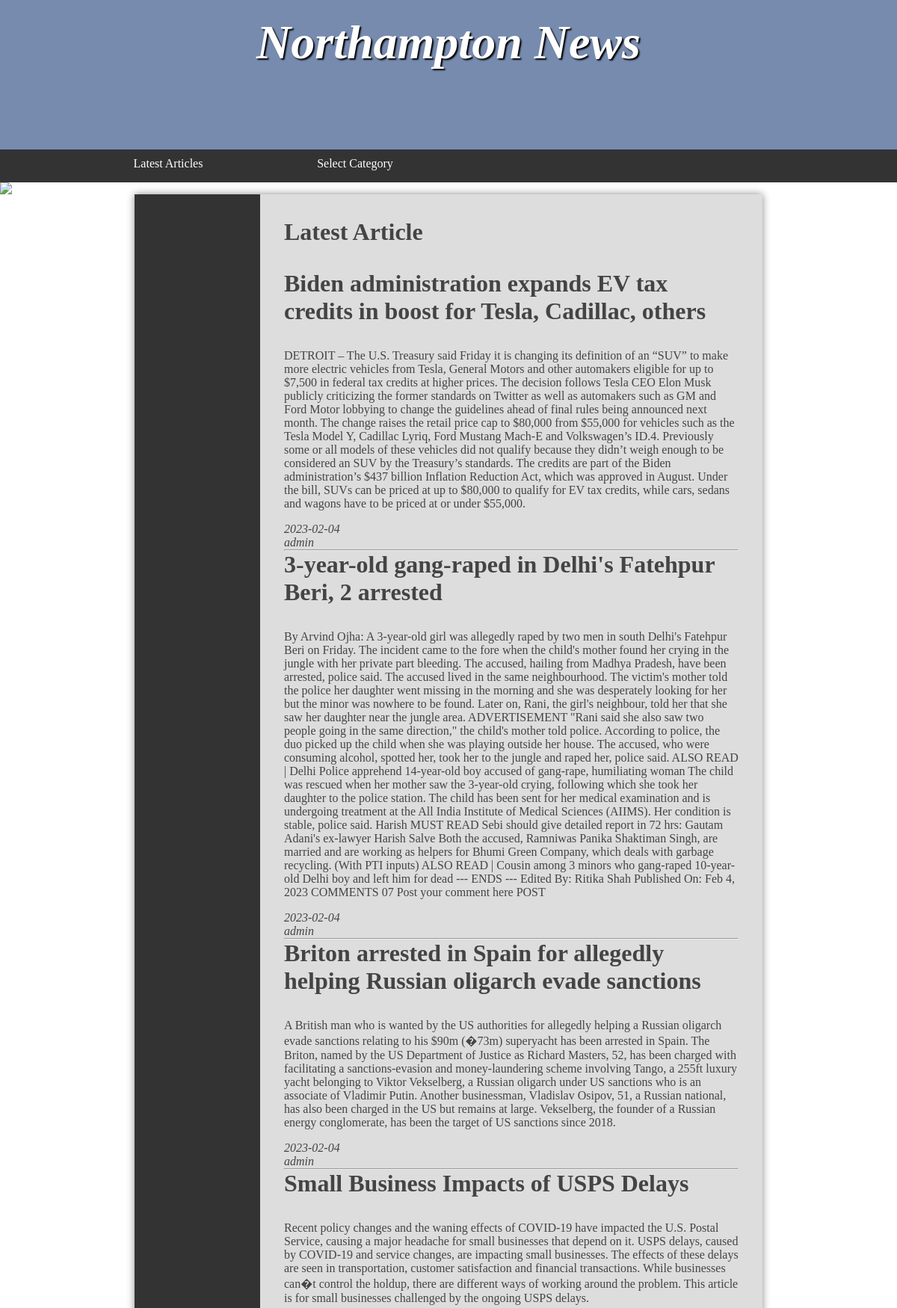
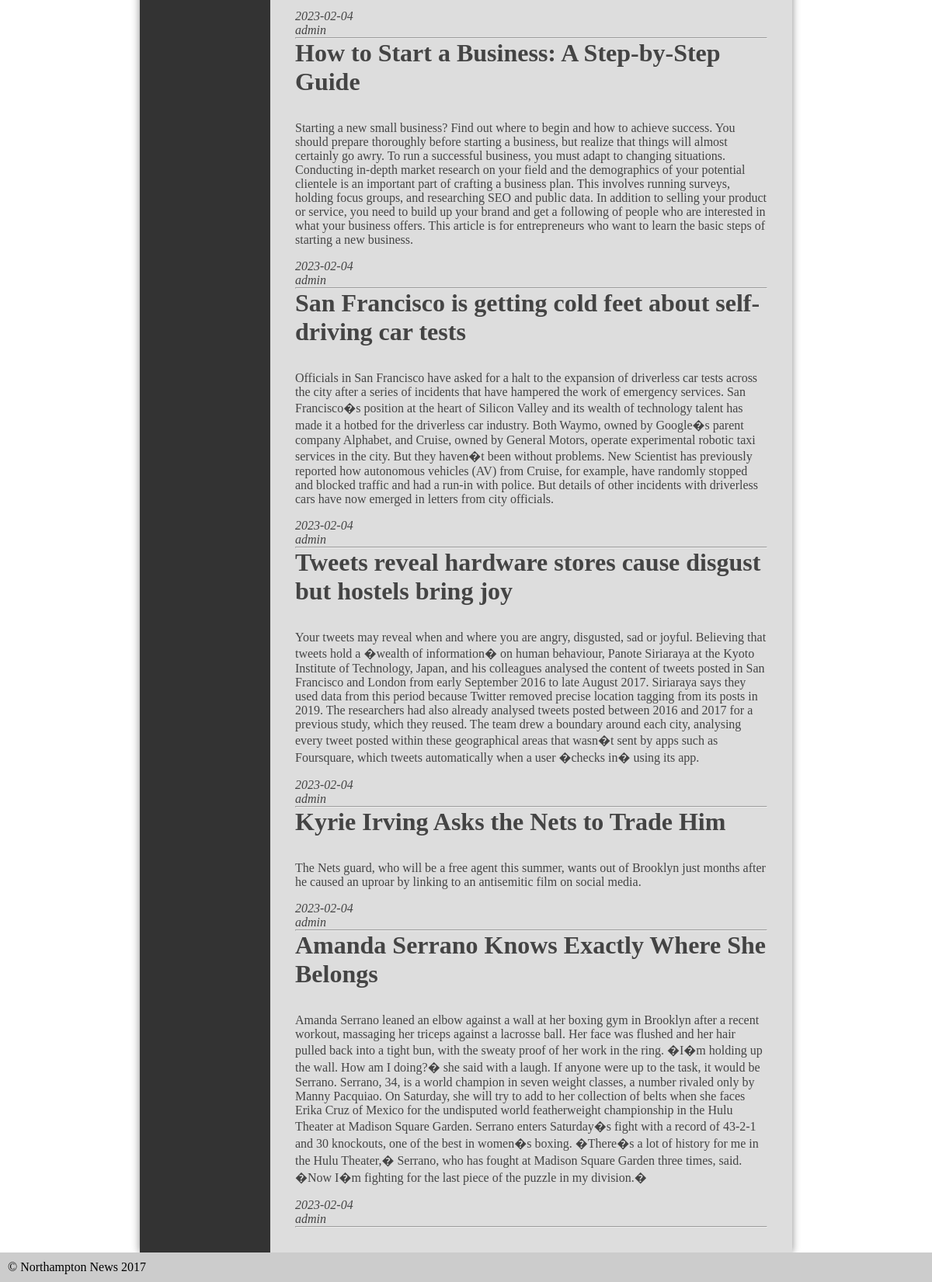
/assignment/user/latest.php, run on the app's committed database (2 pictures, top to bottom).
### tables this page shows
CREATE TABLE `article` (
  `article_Id` int NOT NULL AUTO_INCREMENT,
  `title` varchar(255) NOT NULL,
  `content` mediumblob NOT NULL,
  `date` date NOT NULL,
  `categoryId` int NOT NULL,
  `postedperson` varchar(255) NOT NULL,
  PRIMARY KEY (`article_Id`)
);

### assignment/user/latest.php (the view, shortened to what this page needs)
<?php
require('../connection/connection.php');
require('../user/header.php');
 echo '<nav>
 <ul>';
 if(isset($_SESSION['fullname'])){
	echo '<li><a href="../admin/login.php">logout</a></li>';
 }else{
 echo '<li><a href="../user/latest.php">Latest Articles</a></li>';
 echo '<li><a href="#">Select Category</a>';
	echo '</li>
	</ul>
';
?>
<?php
 }
 ?>
<?php
echo'
	</nav>
	<img src="../images/banners/randombanner.php" />
	<main>
	<nav>
	</nav>
	<article>
	<h2>Latest Article</h2>';
$queryStatement = $connect->prepare("SELECT * FROM article ORDER BY article_id DESC LIMIT 10");
$queryStatement->execute();
if($queryStatement){
    while($outcome = $queryStatement->fetch(PDO::FETCH_OBJ) ){
		echo " <h2>".$outcome->title."</h2>".
		"<p>".$outcome->content."</p>".
		"<em>".$outcome->date."</em> ".
		"<em><br>".$outcome->postedperson."</em> <hr>"
		;
	}}
    require('../user/footer.php');
    ?>

### assignment/frame/style.css (style rules this page uses)
* { margin: 0; padding: 0; }
html { font-family: 'Oxygen-Regular', times, verdana, sans-serif; }
body { background-color: #fff; }
nav { width: 100%; background-color: #333; overflow: auto; }
nav ul { width: 1000px; margin: auto; display: block; list-style-type: none; }
nav ul li { width: 25%; float: left; overflow: auto; text-align: center; }
nav a { color: white; padding-top: 10px; display: block; text-decoration: none; }
main { min-height: 50vh; background-color: #ddd; width: 70vw; display: block; margin: auto; box-shadow: 0px 0px 10px #888; color:#444; }
main h2 { font-size:2em; }
p, li, h2 { margin-bottom: 1em; }
ul { margin-left: 2em; }
body > img { display: block; width: 100%; }
main { display: table; }
main > article { display: table-cell; padding: 2em; }
main > nav { display: table-cell; width: 20%; padding: 1em; }

### data on the page
article: title "Biden administration expands EV tax credits in boost for Tesla, Cadillac, others", content "DETROIT – The U.S. Treasury said Friday it is changing its definition of an “SUV” to make more electric vehicles from Tesla, General Motors and other automakers eligible for up to $7,500 in federal tax credits at higher prices. The decision follows Tesla CEO Elon Musk publicly criticizing the former standards on Twitter as well as automakers such as GM and Ford Motor lobbying to change the guidelines ahead of final rules being announced next month. The change raises the retail price cap to $80,000 from $55,000 for vehicles such as the Tesla Model Y, Cadillac Lyriq, Ford Mustang Mach-E and Volkswagen’s ID.4. Previously some or all models of these vehicles did not qualify because they didn’t…", date "2023-02-04", postedperson "admin"
article: title "3-year-old gang-raped in Delhi's Fatehpur Beri, 2 arrested", content "By Arvind Ojha: A 3-year-old girl was allegedly raped by two men in south Delhi's Fatehpur Beri on Friday. The incident came to the fore when the child's mother found her crying in the jungle with her private part bleeding. The accused, hailing from Madhya Pradesh, have been arrested, police said. The accused lived in the same neighbourhood. The victim's mother told the police her daughter went missing in the morning and she was desperately looking for her but the minor was nowhere to be found. Later on, Rani, the girl's neighbour, told her that she saw her daughter near the jungle area. ADVERTISEMENT \"Rani said she also saw two people going in the same direction,\" the child's mother told…", date "2023-02-04", postedperson "admin"
article: title "Briton arrested in Spain for allegedly helping Russian oligarch evade sanctions", content "A British man who is wanted by the US authorities for allegedly helping a Russian oligarch evade sanctions relating to his $90m (�73m) superyacht has been arrested in Spain. The Briton, named by the US Department of Justice as Richard Masters, 52, has been charged with facilitating a sanctions-evasion and money-laundering scheme involving Tango, a 255ft luxury yacht belonging to Viktor Vekselberg, a Russian oligarch under US sanctions who is an associate of Vladimir Putin. Another businessman, Vladislav Osipov, 51, a Russian national, has also been charged in the US but remains at large. Vekselberg, the founder of a Russian energy conglomerate, has been the target of US sanctions since 2018.", date "2023-02-04", postedperson "admin"
article: title "Small Business Impacts of USPS Delays", content "Recent policy changes and the waning effects of COVID-19 have impacted the U.S. Postal Service, causing a major headache for small businesses that depend on it. USPS delays, caused by COVID-19 and service changes, are impacting small businesses. The effects of these delays are seen in transportation, customer satisfaction and financial transactions. While businesses can�t control the holdup, there are different ways of working around the problem. This article is for small businesses challenged by the ongoing USPS delays.", date "2023-02-04", postedperson "admin"
article: title "How to Start a Business: A Step-by-Step Guide", content "Starting a new small business? Find out where to begin and how to achieve success. You should prepare thoroughly before starting a business, but realize that things will almost certainly go awry. To run a successful business, you must adapt to changing situations. Conducting in-depth market research on your field and the demographics of your potential clientele is an important part of crafting a business plan. This involves running surveys, holding focus groups, and researching SEO and public data. In addition to selling your product or service, you need to build up your brand and get a following of people who are interested in what your business offers. This article is for entrepreneurs…", date "2023-02-04", postedperson "admin"
article: title "San Francisco is getting cold feet about self-driving car tests", content "Officials in San Francisco have asked for a halt to the expansion of driverless car tests across the city after a series of incidents that have hampered the work of emergency services. San Francisco�s position at the heart of Silicon Valley and its wealth of technology talent has made it a hotbed for the driverless car industry. Both Waymo, owned by Google�s parent company Alphabet, and Cruise, owned by General Motors, operate experimental robotic taxi services in the city. But they haven�t been without problems. New Scientist has previously reported how autonomous vehicles (AV) from Cruise, for example, have randomly stopped and blocked traffic and had a run-in with police. But details of…", date "2023-02-04", postedperson "admin"
article: title "Tweets reveal hardware stores cause disgust but hostels bring joy", content "Your tweets may reveal when and where you are angry, disgusted, sad or joyful. Believing that tweets hold a �wealth of information� on human behaviour, Panote Siriaraya at the Kyoto Institute of Technology, Japan, and his colleagues analysed the content of tweets posted in San Francisco and London from early September 2016 to late August 2017. Siriaraya says they used data from this period because Twitter removed precise location tagging from its posts in 2019. The researchers had also already analysed tweets posted between 2016 and 2017 for a previous study, which they reused. The team drew a boundary around each city, analysing every tweet posted within these geographical areas that…", date "2023-02-04", postedperson "admin"
article: title "Kyrie Irving Asks the Nets to Trade Him", content "The Nets guard, who will be a free agent this summer, wants out of Brooklyn just months after he caused an uproar by linking to an antisemitic film on social media.", date "2023-02-04", postedperson "admin"
article: title "Amanda Serrano Knows Exactly Where She Belongs", content "Amanda Serrano leaned an elbow against a wall at her boxing gym in Brooklyn after a recent workout, massaging her triceps against a lacrosse ball. Her face was flushed and her hair pulled back into a tight bun, with the sweaty proof of her work in the ring. �I�m holding up the wall. How am I doing?� she said with a laugh. If anyone were up to the task, it would be Serrano. Serrano, 34, is a world champion in seven weight classes, a number rivaled only by Manny Pacquiao. On Saturday, she will try to add to her collection of belts when she faces Erika Cruz of Mexico for the undisputed world featherweight championship in the Hulu Theater at Madison Square Garden. Serrano enters Saturday�s…", date "2023-02-04", postedperson "admin"
